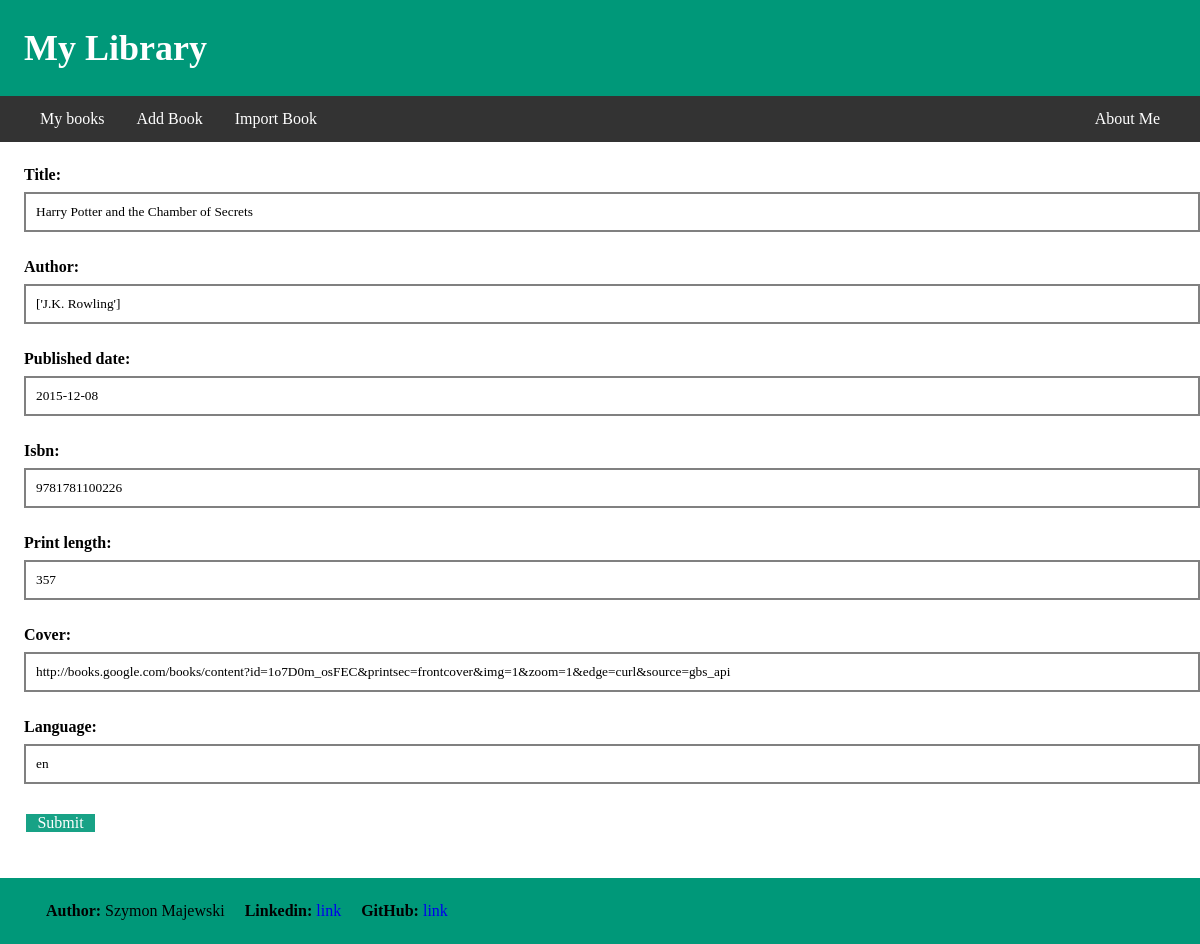
The page /updatebook/59 on the database its author committed.
### Books/models.py (models this page shows)
class Book(models.Model):
    title = models.CharField(max_length=128)
    author = models.CharField(max_length=128)
    published_date = models.DateField()
    isbn = models.CharField(max_length=13, null=True)
    print_length = models.IntegerField(null=True)
    cover = models.URLField(null=True)
    language = models.CharField(max_length=60)

### Books/views.py (the view)
# urls.py: path('updatebook/<int:pk>', BookUpdate.as_view(), name='update-book'),
class BookUpdate(UpdateView):
    template_name = 'book_form.html'
    model = Book
    form_class = BookForm
    success_url = reverse_lazy('books')
    context_object_name = 'book'

### Books/forms.py
class BookForm(forms.ModelForm):
    class Meta:
        model = Book
        fields = '__all__'

### Books/templates/book_form.html (shortened to what this page needs)
{% extends 'base.html' %}
{% block body %}
<form method='POST' class='book-form'>
    <table>
        {%for field in form%}
            <strong>{{field.label_tag}}</strong>{{field}}<br><br>
        {% endfor %}
    </table>
    <input type='submit' value='Submit'>
{% endblock  %}

### Books/templates/base.html (shortened to what this page needs)
{% load static %}
<!DOCTYPE html>
<html lang='en'>
<head>
    <link rel='stylesheet' type='text/css' href="{% static 'css/main.css' %}">
<head>
<body>
    <div class='header-container'>
        <h1>My Library</h1>
    </div>
    <div class='navbar'>
        <ul>
            <li><a href="{% url 'books' %}"/>My books</a></li>
            <li><a href="{% url 'add-book' %}">Add Book</a></li>
            <li><a href="{% url 'import-book' %}">Import Book</a></li>
            <li><a href="{% url 'about-me' %}">About Me</a></li>
        </ul>
    </div>
    <div class='main-container'>
        {% block body %}{% endblock %}
    </div>
</body>
<footer class='my_footer'>
    <div>
        <ul>
            <li><p><strong>Author: </strong> Szymon Majewski</p></li>
            <li><p><strong>Linkedin: </strong><a href="https://www.linkedin.com/in/szymon-majewski-06588b120/" target="_blank">link</p></a></li>
            <li><p><strong>GitHub: </strong><a href="https://github.com/SMajev" target="_blank">link</p></a></li>
        </ul>
</footer>
</html>

### Books/static/css/main.css (style rules this page uses)
:root { --primary: rgb(117, 116, 116); --main-color: #009879; --light: #fff; --shadow: 0 1px 5px rgba(104, 104, 104, 0.8); --red_button: rgb(173, 66, 66); }
* { font-family: "Times New Roman", Times, serif;; }
body { width: 100%; height: auto; }
h1 { font-size: 36px; color: white; }
.header-container { text-align: left; margin: 0%; padding: 3px; padding-left: 2%; background-color: #009879; }
.navbar ul { list-style-type: none; margin: 0; padding: 0; overflow: hidden; background-color: #333; }
.navbar li { float: left; }
.navbar li a { display: block; color: white; text-align: center; padding: 14px 16px; text-decoration: none; }
.navbar li:first-child { margin-left: 2%; }
.navbar li:last-child { float: right; margin-right: 2%; }
.book-form { text-align: left; }
.book-form input { align-items: center; width: 100%; margin: 8px 0; padding: 10px; border: 2px solid grey }
.main-container { text-align: center; align-items: center; margin: 0%; padding: 2%; padding-bottom: 1%; background-color: white; height: auto; min-height:700px; margin-top: 0; margin-bottom: 0; }
body { width: 100%; background: var(--primary); margin: 0; }
a { text-decoration: none; }
.my_footer { text-align: center; margin: 0; margin-bottom: 0; padding: 3px; padding-left: 3%; background-color: #009879; }
.my_footer ul { list-style-type: none; margin: 0; padding: 0; overflow: hidden; }
.my_footer li { float: left; padding: 5px 10px 5px; }
input[type=submit] { opacity: 90%; border: none; color: white; text-align: center; text-decoration: none; display: inline-block; font-size: 16px; margin: 4px 2px; cursor: pointer; background-color: var(--main-color); width: 6%; padding: 0px 2px 0px; }

### rows shown on the page
Book: form "Harry Potter and the Chamber of Secrets" "['J.K. Rowling']" "2015-12-08" "9781781100226" "357" "http://books.google.com/books/content?id=1o7D0m_osFEC&printsec=frontcover&img=1&zoom=1&edge=curl&source=gbs_api" "en"

### other values the page prints
{{ field.label_tag }} "Title:" "Author:" "Published date:" "Isbn:" "Print length:" "Cover:" "Language:"
